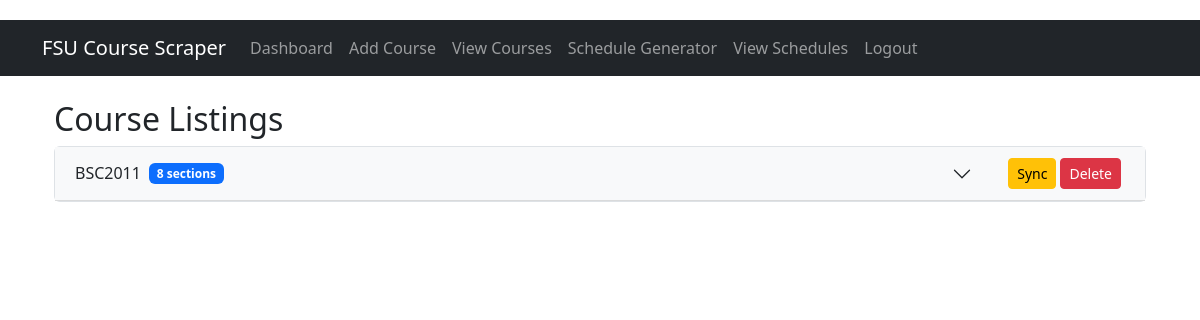
/view_courses (signed in), run on an earlier commit of the app's database.
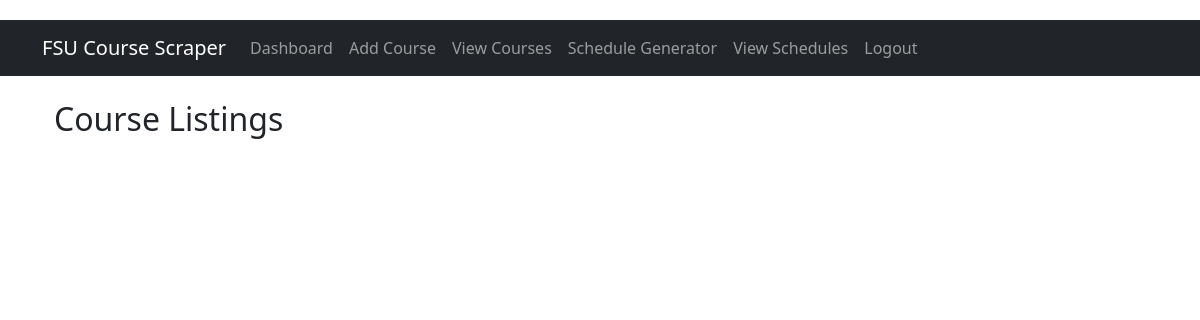
And on a later commit of the database.
### tables this page shows
CREATE TABLE courses (
                id INTEGER PRIMARY KEY AUTOINCREMENT,
                courseCode TEXT,
                section TEXT,
                seatsCapacity INTEGER,
                seatsAvailable INTEGER,
                days TEXT,
                startTime TEXT,
                endTime TEXT,
                location TEXT,
                year TEXT DEFAULT '2024',
                term TEXT DEFAULT 'Spring',
                UNIQUE(courseCode, section)
            );

### app.py (the view)
@app.route('/view_courses')
def view_courses():
    if 'username' not in session:
        return redirect(url_for('index'))
    conn = get_db_connection()
    cursor = conn.cursor()
    cursor.execute("""
        SELECT c.*, GROUP_CONCAT(i.instructorName) as instructors,
               CASE WHEN mc.id IS NOT NULL THEN 1 ELSE 0 END as is_monitored
        FROM courses c
        LEFT JOIN course_instructors ci ON c.id = ci.course_id
        LEFT JOIN instructors i ON ci.instructor_id = i.id
        LEFT JOIN monitored_courses mc ON c.courseCode = mc.courseCode
            AND c.section = mc.section AND mc.username = ?
        GROUP BY c.id
        ORDER BY c.courseCode
    """, (session['username'],))
    courses = cursor.fetchall()
    conn.close()
    grouped_courses = {}
    for course in courses:
        code = course['courseCode']
        if code not in grouped_courses:
            grouped_courses[code] = []
        grouped_courses[code].append(dict(course))
    return render_template('view_courses.html', grouped_courses=grouped_courses)

### app.py (called while the page is built)
def get_db_connection():
    conn = sqlite3.connect('fsu_courses.db')
    conn.row_factory = sqlite3.Row
    return conn

### templates/view_courses.html (shortened to what this page needs)
{% extends "base.html" %}
{% block content %}
<div class="container mt-4">
    <h2>Course Listings</h2>
    <div class="accordion" id="courseAccordion">
        {% for course_code, sections in grouped_courses.items() %}
        <div class="accordion-item">
            <h2 class="accordion-header d-flex">
                <button class="accordion-button collapsed flex-grow-1" type="button" data-bs-toggle="collapse"
                         data-bs-target="#collapse{{ loop.index }}" aria-expanded="false">
                    {{ course_code }}
                    <span class="badge bg-primary ms-2">{{ sections|length }} sections</span>
                </button>
                <div class="d-flex align-items-center me-2">
                    <button class="btn btn-sm btn-warning me-1"
                            onclick="syncCourse('{{ course_code }}', {{ sections[0].year }}, '{{ sections[0].term }}')">
                         Sync
                    </button>
                    <button class="btn btn-sm btn-danger"
                            onclick="deleteCourse('{{ course_code }}')">
                         Delete
                    </button>
                </div>
            </h2>
        </div>
        {% endfor %}
    </div>
</div>
{% endblock %}

### templates/base.html (shortened to what this page needs)
<!DOCTYPE html>
<html lang="en">
<head>
    <link href="https://cdn.jsdelivr.net/npm/bootstrap@5.3.2/dist/css/bootstrap.min.css" rel="stylesheet">
</head>
<body>
    <nav class="navbar navbar-expand-lg navbar-dark bg-dark">
        <div class="container">
            <a class="navbar-brand" href="{{ url_for('index') }}">FSU Course Scraper</a>
            <div class="collapse navbar-collapse" id="navbarNav">
                <ul class="navbar-nav">
                    {% if session.username %}
                    <li class="nav-item">
                        <a class="nav-link" href="{{ url_for('dashboard') }}">Dashboard</a>
                    </li>
                    <li class="nav-item">
                        <a class="nav-link" href="{{ url_for('add_course') }}">Add Course</a>
                    </li>
                    <li class="nav-item">
                        <a class="nav-link" href="{{ url_for('view_courses') }}">View Courses</a>
                    </li>
                    <li class="nav-item">
                        <a class="nav-link" href="{{ url_for('schedule_generator') }}">Schedule Generator</a>
                    </li>
                    <li class="nav-item">
                        <a class="nav-link" href="{{ url_for('saved_schedules') }}">View Schedules</a>
                    </li>
                    <li class="nav-item">
                        <a class="nav-link" href="{{ url_for('logout') }}">Logout</a>
                    </li>
                    {% endif %}
                </ul>
            </div>
        </div>
    </nav>
    <div class="container">
        {% block content %}{% endblock %}
    </div>
</body>
</html>

### templates/base.html (style rules this page uses)
body { padding-top: 20px; }
.navbar { margin-bottom: 20px; }

What changed in the data, as far as the page shows it:
removed courses: courseCode "BSC2011", sections "8"
